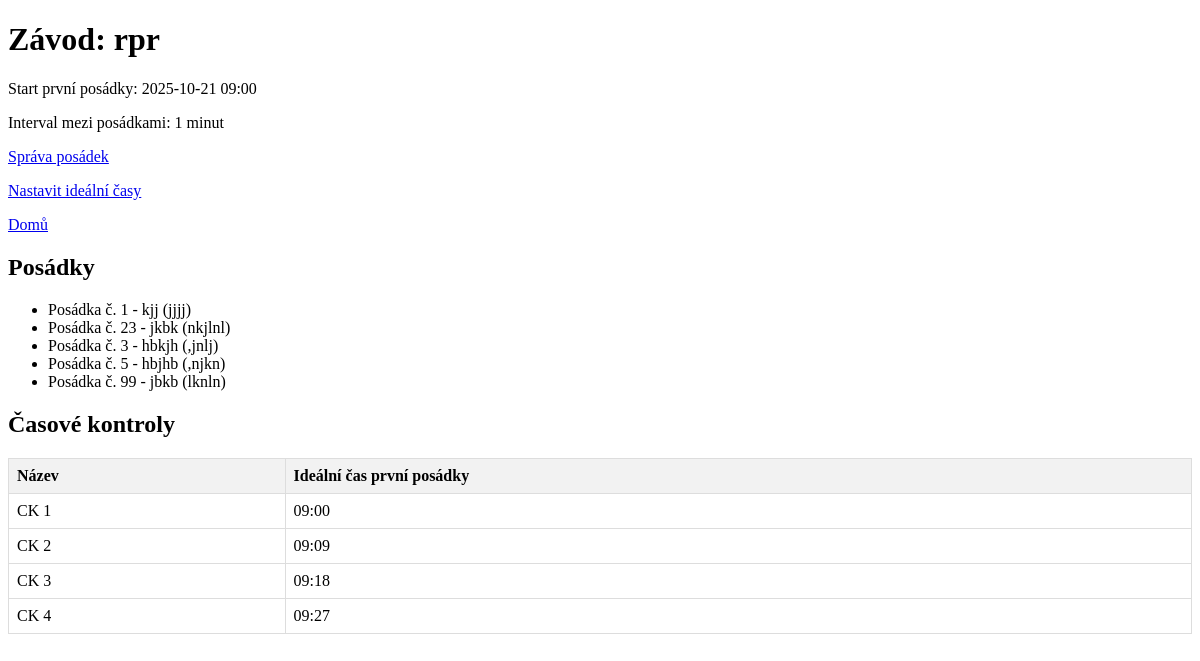
/race/1, run on an earlier commit of the app's database.
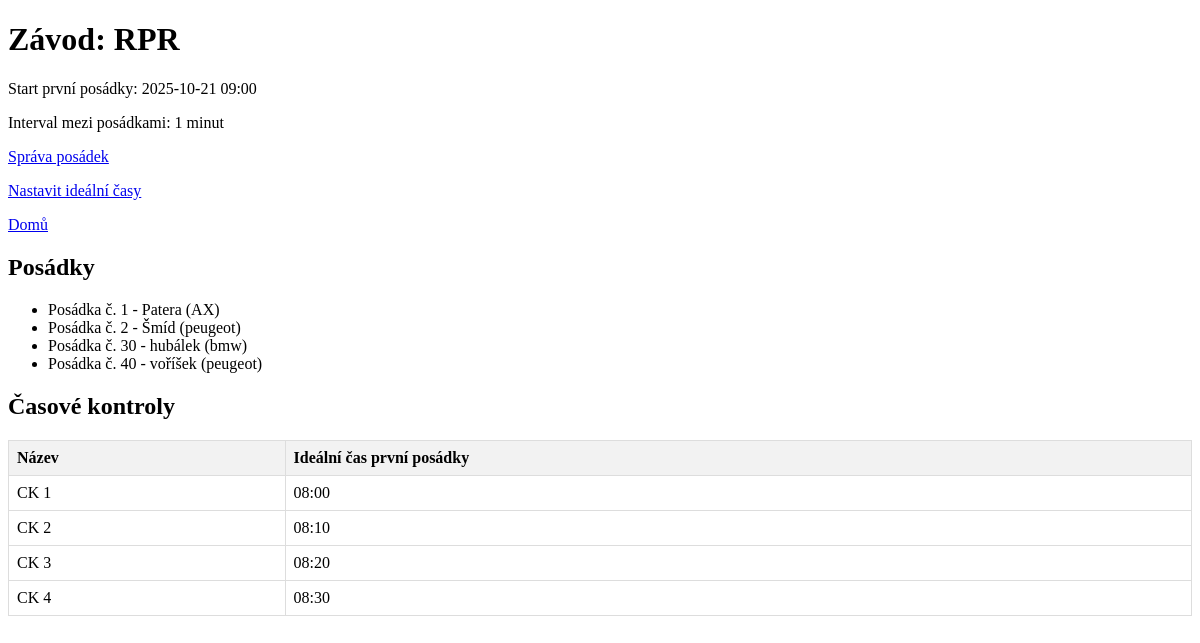
And on a later commit of the database.
### app.py (models this page shows)
class Race(db.Model):
    id = db.Column(db.Integer, primary_key=True)
    name = db.Column(db.String(100))
    start_time = db.Column(db.DateTime)
    crew_interval = db.Column(db.Integer)  # v minutách
    crews = db.relationship('Crew', backref='race', lazy=True)
    checkpoints = db.relationship('Checkpoint', backref='race', lazy=True)

class Crew(db.Model):
    id = db.Column(db.Integer, primary_key=True)
    number = db.Column(db.String(10))
    name = db.Column(db.String(100))
    vehicle = db.Column(db.String(100))
    race_id = db.Column(db.Integer, db.ForeignKey('race.id'), nullable=False)
    is_active = db.Column(db.Boolean, default=True)

class Checkpoint(db.Model):
    id = db.Column(db.Integer, primary_key=True)
    name = db.Column(db.String(100))
    order = db.Column(db.Integer)
    race_id = db.Column(db.Integer, db.ForeignKey('race.id'), nullable=False)

### app.py (the view)
@app.route("/race/<int:race_id>")
def race_detail(race_id):
    race = Race.query.get_or_404(race_id)
    crews = Crew.query.filter_by(race_id=race.id).order_by(Crew.number).all()
    checkpoints = Checkpoint.query.filter_by(race_id=race.id).order_by(Checkpoint.order).all()
    first_crew = next((crew for crew in crews if crew.number == '1'), None)
    checkpoint_times = {}
    if first_crew:
        ideal_times = IdealTime.query.filter_by(crew_id=first_crew.id).all()
        checkpoint_times = {time.checkpoint_id: time.ideal_time.strftime('%H:%M') for time in ideal_times}
    return render_template(
        "race_detail.html",
        race=race,
        crews=crews,
        checkpoints=checkpoints,
        checkpoint_times=checkpoint_times
    )

### templates/race_detail.html (shortened to what this page needs)
<!doctype html>
<html>
<head>
</head>
<body>
  <h1>Závod: {{ race.name }}</h1>
  <p>Start první posádky: {{ race.start_time.strftime('%Y-%m-%d %H:%M') }}</p>
  <p>Interval mezi posádkami: {{ race.crew_interval }} minut</p>
  <p><a href="/race/{{ race.id }}/crews">Správa posádek</a></p>
  <p><a href="/race/{{ race.id }}/setup_ideal_times">Nastavit ideální časy</a></p>
  <p><a href="{{ url_for('index') }}">Domů</a></p>
  <h2>Posádky</h2>
  <ul>
    {% for crew in crews %}
      <li>Posádka č. {{ crew.number }} - {{ crew.name }} ({{ crew.vehicle }})</li>
    {% endfor %}
  </ul>
  <h2>Časové kontroly</h2>
  <table>
    <thead>
      <tr>
        <th>Název</th>
        <th>Ideální čas první posádky</th>
      </tr>
    </thead>
    <tbody>
      {% for ck in checkpoints %}
      <tr>
        <td>{{ ck.name }}</td>
        <td>
          {% if checkpoint_times.get(ck.id) %}
            {{ checkpoint_times[ck.id] }}
          {% else %}
            (nenastaveno)
          {% endif %}
        </td>
      </tr>
      {% endfor %}
    </tbody>
  </table>
</body>
</html>

What changed in the data, as far as the page shows it:
removed Crew: number "23", name "jkbk", vehicle "nkjlnl"
removed Crew: number "5", name "hbjhb", vehicle ",njkn"
removed Crew: number "99", name "jbkb", vehicle "lknln"
changed Race: name "rpr" → "RPR"
changed Crew: name "kjj" → "Patera"; vehicle "jjjj" → "AX"
added Crew: number "2", name "Šmíd", vehicle "peugeot"
changed Crew: number "3" → "30"; name "hbkjh" → "hubálek"; vehicle ",jnlj" → "bmw"
added Crew: number "40", name "voříšek", vehicle "peugeot"
computed for Checkpoint "CK 1": checkpoint_times "09:00" → "08:00"
computed for Checkpoint "CK 2": checkpoint_times "09:09" → "08:10"
computed for Checkpoint "CK 3": checkpoint_times "09:18" → "08:20"
computed for Checkpoint "CK 4": checkpoint_times "09:27" → "08:30"
